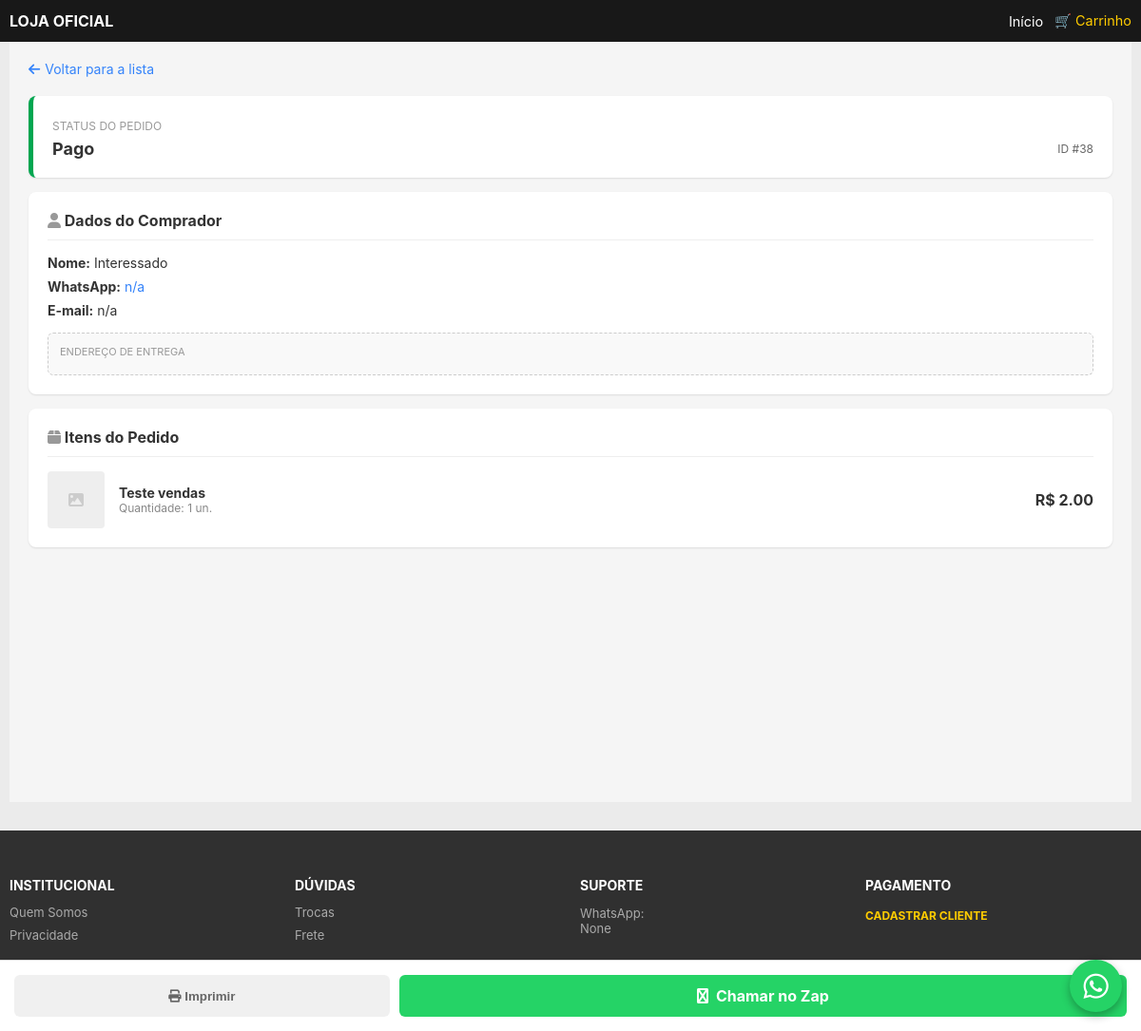
The app's page /admin/venda/38 (signed in) with its own data.
### tables this page shows
CREATE TABLE vendas (
            id INTEGER PRIMARY KEY AUTOINCREMENT,
            data TEXT,
            nome_cliente TEXT,
            email_cliente TEXT,
            whatsapp_cliente TEXT,
            produto_nome TEXT,
            quantidade INTEGER,
            valor_total REAL,
            status TEXT DEFAULT 'pendente'
        );

### main.py (the view)
@app.route("/admin/venda/<int:id_venda>")
def admin_detalhe_venda(id_venda):
    if 'logged_in' not in session:
        return redirect(url_for('admin_login'))
    venda = get_venda_por_id(id_venda)
    if not venda:
        flash("Pedido não encontrado.")
        return redirect(url_for('admin_vendas'))
    return render_template("admin_detalhe_venda.html", venda=venda)

### database.py (called while the page is built)
def create_connection():
    conn = sqlite3.connect(DB_NAME)
    conn.row_factory = sqlite3.Row  # Acessa colunas por nome
    return conn

def get_venda_por_id(id_venda):
    conn = create_connection()
    venda = conn.execute("SELECT * FROM vendas WHERE id=?", (id_venda,)).fetchone()
    conn.close()
    return dict(venda) if venda else None

### templates/admin_detalhe_venda.html (shortened to what this page needs)
{% extends "base.html" %}
{% block content %}
<div class="container" style="padding: 20px; padding-bottom: 100px; background-color: #f5f5f5; min-height: 100vh;">
    <a href="{{ url_for('admin_vendas') }}" style="text-decoration: none; color: #3483fa; font-size: 14px; display: flex; align-items: center; gap: 5px; margin-bottom: 20px;">
        <i class="fa fa-arrow-left"></i> Voltar para a lista
    </a>
    <div style="background: #fff; border-radius: 8px; padding: 20px; margin-bottom: 15px; box-shadow: 0 1px 2px rgba(0,0,0,0.1); border-left: 5px solid {% if venda.status == 'pago' %}#00a650{% else %}#ffad00{% endif %};">
        <span style="font-size: 12px; color: #999; text-transform: uppercase;">Status do Pedido</span>
        <div style="display: flex; justify-content: space-between; align-items: center; margin-top: 5px;">
            <strong style="font-size: 18px; color: #333;">
                {% if venda.status == 'pago' %} Pago {% else %} Aguardando Pagamento {% endif %}
            </strong>
            <span style="font-size: 12px; color: #666;">ID #{{ venda.id }}</span>
        </div>
    </div>
    <div style="background: #fff; border-radius: 8px; padding: 20px; margin-bottom: 15px; box-shadow: 0 1px 2px rgba(0,0,0,0.1);">
        <h3 style="margin: 0 0 15px 0; font-size: 16px; color: #333; border-bottom: 1px solid #eee; padding-bottom: 10px;">
            <i class="fa fa-user" style="color: #999;"></i> Dados do Comprador
        </h3>
        <p style="margin: 8px 0; font-size: 14px;"><strong>Nome:</strong> {{ venda.nome_cliente }}</p>
        <p style="margin: 8px 0; font-size: 14px;"><strong>WhatsApp:</strong> <a href="https://wa.me/{{ venda.whatsapp_cliente }}" style="color: #3483fa; text-decoration: none;">{{ venda.whatsapp_cliente }}</a></p>
        <p style="margin: 8px 0; font-size: 14px;"><strong>E-mail:</strong> {{ venda.email_cliente }}</p>
        <div style="margin-top: 15px; background: #f9f9f9; padding: 12px; border-radius: 6px; border: 1px dashed #ccc;">
            <span style="font-size: 11px; color: #999; display: block; margin-bottom: 5px;">ENDEREÇO DE ENTREGA</span>
        </div>
    </div>
    <div style="background: #fff; border-radius: 8px; padding: 20px; box-shadow: 0 1px 2px rgba(0,0,0,0.1);">
        <h3 style="margin: 0 0 15px 0; font-size: 16px; color: #333; border-bottom: 1px solid #eee; padding-bottom: 10px;">
            <i class="fa fa-box" style="color: #999;"></i> Itens do Pedido
        </h3>
        <div style="display: flex; gap: 15px; align-items: center;">
            <div style="width: 60px; height: 60px; background: #eee; border-radius: 4px; display: flex; align-items: center; justify-content: center;">
                <i class="fa fa-image" style="color: #ccc;"></i>
            </div>
            <div style="flex: 1;">
                <div style="font-weight: bold; font-size: 14px; color: #333;">{{ venda.produto_nome }}</div>
                <div style="font-size: 12px; color: #888;">Quantidade: {{ venda.quantidade }} un.</div>
            </div>
            <div style="text-align: right;">
                <div style="font-weight: bold; color: #333;">R$ {{ "%.2f"|format(venda.valor_total) }}</div>
            </div>
        </div>
    </div>
    <div style="position: fixed; bottom: 0; left: 0; width: 100%; background: #fff; border-top: 1px solid #ddd; padding: 15px; display: flex; gap: 10px; box-sizing: border-box; z-index: 1000;">
        <button onclick="window.print()" style="flex: 1; background: #f0f0f0; border: none; padding: 12px; border-radius: 6px; font-weight: bold; color: #666;">
            <i class="fa fa-print"></i> Imprimir
        </button>
        <a href="https://wa.me/{{ venda.whatsapp_cliente }}?text=Olá {{ venda.nome_cliente }}, seu pedido #{{ venda.id }} foi recebido!"
           style="flex: 2; background: #25d366; color: white; text-align: center; text-decoration: none; padding: 12px; border-radius: 6px; font-weight: bold; display: flex; align-items: center; justify-content: center; gap: 8px;">
            <i class="fa fa-whatsapp"></i> Chamar no Zap
        </a>
    </div>
</div>
{% endblock %}

### records on screen
vendas: id "38", nome_cliente "Interessado", whatsapp_cliente "n/a", email_cliente "n/a", produto_nome "Teste vendas", quantidade "1", valor_total "2.00"

### other values on screen
{{ config.get('titulo_site', 'LOJA OFICIAL') }} "LOJA OFICIAL"
{{ config.get('contato_whatsapp') }} "None"
